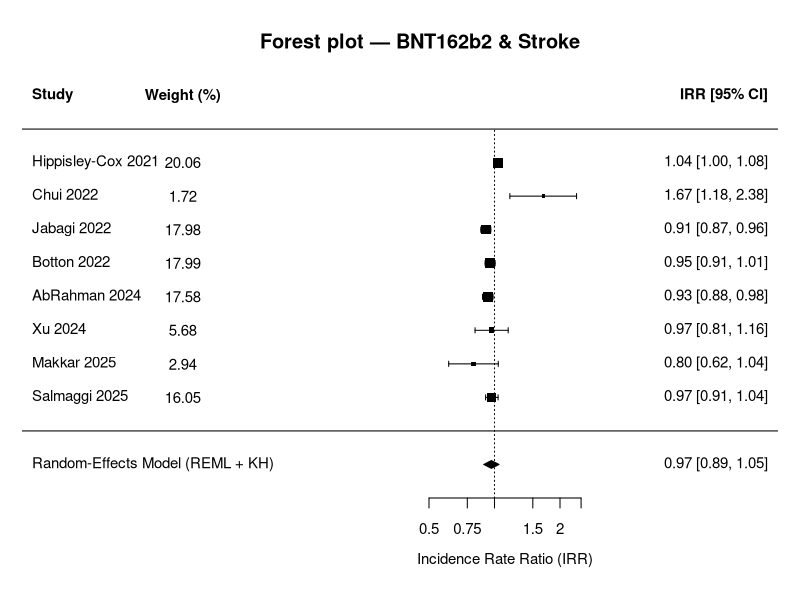
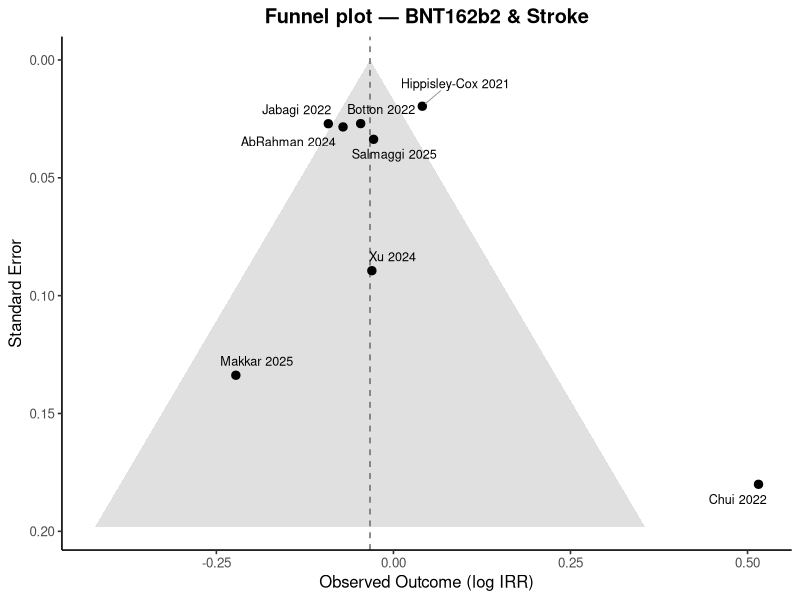
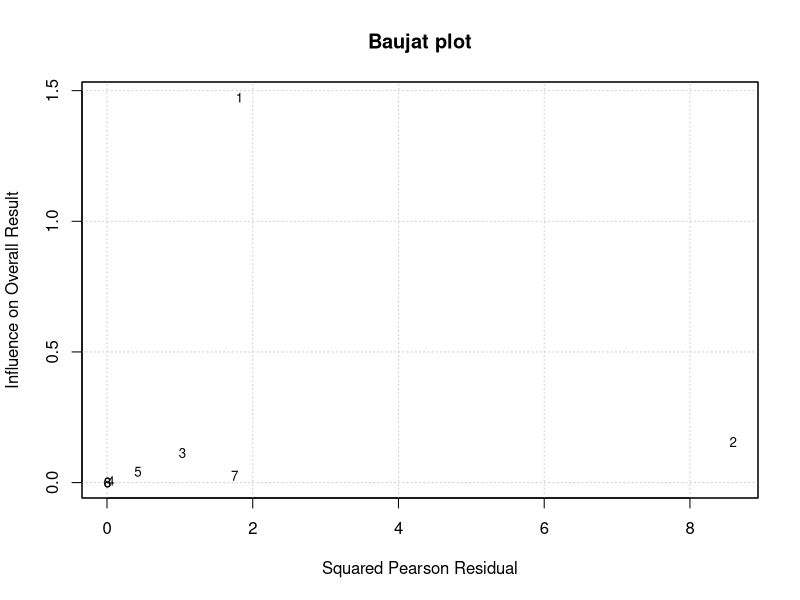

Source code (R) for these figures, in order:
## ============================================================
## Meta-analysis: BNT162b2 & Stroke Risk
## 8 SCCS studies | REML + Knapp-Hartung adjustment
##
## Citation:
##   Jang S, Pyo S, Kim EJ, Lee W, Kwon S-S.
##   Stroke risk following BNT162b2 vaccination: A systematic review
##   and meta-analysis of self-controlled case series studies.
##   Scientific Reports (submitted 2026).
##
## Repository: https://github.com/jseol0324/BNT162b2-SCCS-meta-analysis
## R version:  4.4.1
## metafor:    4.8.0
## Last updated: 2026-03-16
## ============================================================
## Included studies (chronological):
##   1. Hippisley-Cox et al. 2021 (UK)
##   2. Chui et al. 2022          (Hong Kong)
##   3. Jabagi et al. 2022        (France, ≥75y)
##   4. Botton et al. 2022        (France, 18-74y)
##   5. Ab Rahman et al. 2024     (Malaysia)
##   6. Xu et al. 2024            (USA)
##   7. Makkar et al. 2025        (USA)
##   8. Salmaggi et al. 2025      (Italy)
## ============================================================


## ── 0) Packages ────────────────────────────────────────────
for (pkg in c("metafor", "ggplot2", "ggrepel")) {
  if (!requireNamespace(pkg, quietly = TRUE))
    install.packages(pkg, repos = "https://cloud.r-project.org")
}
library(metafor)
library(ggplot2)
library(ggrepel)


## ============================================================
## SECTION A: Within-study inverse-variance pooling
##
## Applied to studies that did not report a single combined IRR
## but provided stratum-specific estimates (by dose / outcome
## subtype). Pooling is performed on the log scale.
## ============================================================

iv_pool <- function(IRR, LCL, UCL) {
  yi_vec <- log(IRR)
  se_vec <- (log(UCL) - log(LCL)) / (2 * 1.96)
  vi_vec <- se_vec^2
  w      <- 1 / vi_vec
  yi_p   <- sum(w * yi_vec) / sum(w)
  se_p   <- sqrt(1 / sum(w))
  list(IRR = exp(yi_p),
       LCL = exp(yi_p - 1.96 * se_p),
       UCL = exp(yi_p + 1.96 * se_p),
       yi  = yi_p,
       sei = se_p)
}

## A-1) Jabagi 2022 ------------------------------------------
## Source: JAMA 2022, Table 2 — BNT162b2, ≥75y
## IS Dose1 1-14d: 0.90 (0.84-0.98) | IS Dose2 1-14d: 0.92 (0.84-1.02)
## HS Dose1 1-14d: 0.90 (0.78-1.04) | HS Dose2 1-14d: 0.97 (0.81-1.15)
jabagi_pool <- iv_pool(
  IRR = c(0.90, 0.92, 0.90, 0.97),
  LCL = c(0.84, 0.84, 0.78, 0.81),
  UCL = c(0.98, 1.02, 1.04, 1.15)
)
cat(sprintf("[Jabagi 2022]   IRR=%.4f [%.4f, %.4f]  log(IRR)=%.5f  SE=%.5f\n",
            jabagi_pool$IRR, jabagi_pool$LCL, jabagi_pool$UCL,
            jabagi_pool$yi, jabagi_pool$sei))

## A-2) Botton 2022 ------------------------------------------
## Source: Ann Intern Med 2022, Table 3 — Pfizer-BioNTech, 18-74y
## IS: Dose1(Wk1=0.84,Wk2=0.95), Dose2(Wk1=0.93,Wk2=1.09)
## HS: Dose1(Wk1=0.97,Wk2=1.07), Dose2(Wk1=0.98,Wk2=0.86)
botton_pool <- iv_pool(
  IRR = c(0.84, 0.95, 0.93, 1.09, 0.97, 1.07, 0.98, 0.86),
  LCL = c(0.74, 0.85, 0.81, 0.96, 0.80, 0.88, 0.77, 0.67),
  UCL = c(0.94, 1.06, 1.06, 1.23, 1.19, 1.30, 1.25, 1.11)
)
cat(sprintf("[Botton 2022]   IRR=%.4f [%.4f, %.4f]  log(IRR)=%.5f  SE=%.5f\n",
            botton_pool$IRR, botton_pool$LCL, botton_pool$UCL,
            botton_pool$yi, botton_pool$sei))

## A-3) Makkar 2025 ------------------------------------------
## Source: J Neurol Sci 2025, Table 3 — Robust SCCS, BNT162b2
## Dose1-4 x 1-14d/15-28d; age ≥16
makkar_pool <- iv_pool(
  IRR = c(0.723, 0.870, 0.631, 0.814, 0.964, 0.833, 0.989, 1.136),
  LCL = c(0.360, 0.466, 0.237, 0.402, 0.339, 0.328, 0.001, 0.002),
  UCL = c(1.141, 1.358, 1.050, 1.297, 1.675, 1.582, 2.512, 2.898)
)
cat(sprintf("[Makkar 2025]   IRR=%.4f [%.4f, %.4f]  log(IRR)=%.5f  SE=%.5f\n",
            makkar_pool$IRR, makkar_pool$LCL, makkar_pool$UCL,
            makkar_pool$yi, makkar_pool$sei))

## A-4) Salmaggi 2025 ----------------------------------------
## Source: Neurol Sci 2025, Table 2 — BNT162b2, Italy (Lombardia), ≥12y
## IS: 0.98 (0.91-1.06) | HS: 0.95 (0.83-1.08)
## Note: reference period = pre-vaccination baseline (differs from other studies)
salmaggi_pool <- iv_pool(
  IRR = c(0.98, 0.95),
  LCL = c(0.91, 0.83),
  UCL = c(1.06, 1.08)
)
cat(sprintf("[Salmaggi 2025] IRR=%.4f [%.4f, %.4f]  log(IRR)=%.5f  SE=%.5f\n\n",
            salmaggi_pool$IRR, salmaggi_pool$LCL, salmaggi_pool$UCL,
            salmaggi_pool$yi, salmaggi_pool$sei))


## ============================================================
## SECTION B: Dataset
## ============================================================

dat2 <- data.frame(
  study = c("Hippisley-Cox 2021",
            "Chui 2022",      "Jabagi 2022",   "Botton 2022",
            "AbRahman 2024",  "Xu 2024",
            "Makkar 2025",    "Salmaggi 2025"),

  IRR   = c(1.04162890,
            1.67447740, jabagi_pool$IRR,  botton_pool$IRR,
            0.93130640, 0.97000000,
            makkar_pool$IRR, salmaggi_pool$IRR),

  SE    = c(0.01963612,
            0.18003846, jabagi_pool$sei, botton_pool$sei,
            0.02841848, 0.08940900,
            makkar_pool$sei, salmaggi_pool$sei),

  events = c(6439, 117, 17014, 28717, 74700, 1057, 119275, NA),

  continent = c("Europe", "Asia", "Europe", "Europe",
                "Asia", "North America", "North America", "Europe"),

  window_days = c(28, 27, 14, 21, 21, 42, 28, 28),

  risk_window = c(">21d", ">21d", "<=21d", "<=21d",
                  "<=21d", ">21d", ">21d", ">21d"),

  ## primary = doses 1-2 only; booster = includes dose >=3
  dose = c("primary", "primary", "primary", "primary",
           "booster", "booster", "booster", "booster"),

  sccs_method = c("Standard", "Modified", "Modified", "Modified",
                  "Standard", "Modified", "Robust",   "Modified"),

  sccs_bin = c("Standard",     "Non-standard", "Non-standard", "Non-standard",
               "Standard",     "Non-standard", "Non-standard", "Non-standard"),

  ## Both = IS+HS combined, IS = ischemic only, HS = hemorrhagic only
  outcome_type = c("Both", "HS", "Both", "Both",
                   "Both", "IS", "IS",   "Both"),

  year = c(2021, 2022, 2022, 2022, 2024, 2024, 2025, 2025),

  ## Post-vax = post-vaccination control; Mixed = pre+post; Pre-vax = pre-vaccination only
  baseline_type = c("Post-vax", "Post-vax", "Mixed",    "Mixed",
                    "Post-vax", "Post-vax", "Post-vax", "Pre-vax"),

  min_age = c(16, 16, 75, 18, 18, 12, 16, 12),

  stringsAsFactors = FALSE
)

## Derived variables
dat2$yi <- log(dat2$IRR)
dat2$vi <- dat2$SE^2

## Age group variables
## Adult_only (≥18):           Jabagi(75), Botton(18), AbRahman(18)  k=3
## Includes_adolescents (<18): HC(16), Chui(16), Xu(12), Makkar(16), Salmaggi(12) k=5
dat2$age_group <- factor(
  ifelse(dat2$min_age < 18, "Includes_adolescents", "Adult_only"),
  levels = c("Adult_only", "Includes_adolescents"))

dat2$elderly_only <- factor(
  ifelse(dat2$min_age >= 75, "Elderly_only", "Non-elderly"),
  levels = c("Non-elderly", "Elderly_only"))

## Factor conversions
dat2$continent_bin <- factor(
  ifelse(dat2$continent == "Asia", "Asia", "Non-Asia"),
  levels = c("Asia", "Non-Asia"))
dat2$risk_window   <- factor(dat2$risk_window,  levels = c("<=21d", ">21d"))
dat2$dose          <- factor(dat2$dose,         levels = c("primary", "booster"))
dat2$sccs_method   <- factor(dat2$sccs_method,
                             levels = c("Standard", "Partial", "Modified", "Robust"))
dat2$sccs_bin      <- factor(dat2$sccs_bin,     levels = c("Standard", "Non-standard"))
dat2$outcome_type  <- factor(dat2$outcome_type, levels = c("Both", "IS", "HS"))
dat2$baseline_type <- factor(dat2$baseline_type,levels = c("Post-vax", "Mixed", "Pre-vax"))

cat("=== Cross-tab checks ===\n")
print(table(dat2$continent_bin,  useNA = "ifany"))
print(table(dat2$risk_window,    useNA = "ifany"))
print(table(dat2$dose,           useNA = "ifany"))
print(table(dat2$sccs_method,    useNA = "ifany"))
print(table(dat2$sccs_bin,       useNA = "ifany"))
print(table(dat2$outcome_type,   useNA = "ifany"))
print(table(dat2$baseline_type,  useNA = "ifany"))
print(table(dat2$age_group,      useNA = "ifany"))
print(table(dat2$elderly_only,   useNA = "ifany"))


## ============================================================
## SECTION C: Primary meta-analysis
## ============================================================

m <- rma.uni(yi = dat2$yi, vi = dat2$vi,
             method = "REML", test = "knha", slab = dat2$study)
cat("\n=== Primary meta-analysis (k=8, REML+KH) ===\n")
print(summary(m))

tau2_show <- as.numeric(m$tau2)
I2_show   <- as.numeric(m$I2)
cat(sprintf("\n[Pooled] IRR=%.3f [%.3f, %.3f] | I2=%.1f%% | tau2=%.4f\n",
            exp(as.numeric(m$b)), exp(m$ci.lb), exp(m$ci.ub),
            I2_show, tau2_show))

## Study-level + pooled summary table
LCL_i <- exp(dat2$yi - 1.96 * dat2$SE)
UCL_i <- exp(dat2$yi + 1.96 * dat2$SE)
wi_   <- 1 / (dat2$vi + tau2_show)
wt_   <- round(100 * wi_ / sum(wi_), 2)
wt_[which.max(wt_)] <- wt_[which.max(wt_)] + (100 - sum(wt_))

tab_main <- data.frame(
  Study  = c(as.character(dat2$study), "Pooled (REML+KH)"),
  Events = c(dat2$events, sum(dat2$events, na.rm = TRUE)),
  IRR    = round(c(dat2$IRR,        exp(as.numeric(m$b))), 3),
  LCL    = round(c(LCL_i,           exp(m$ci.lb)),         3),
  UCL    = round(c(UCL_i,           exp(m$ci.ub)),         3),
  Weight = c(paste0(wt_, "%"), "—"),
  stringsAsFactors = FALSE
)
cat("\n=== Study-level + pooled results ===\n")
print(tab_main, row.names = FALSE)


## ============================================================
## SECTION D: Forest plot
## ============================================================

metafor::forest(m,
                atransf  = exp,
                at       = log(c(0.5, 0.75, 1.0, 1.5, 2.0, 2.5)),
                xlim     = c(-5.0, 3.0),
                xlab     = "Incidence Rate Ratio (IRR)",
                header   = c("Study", "IRR [95% CI]"),
                ilab     = cbind(formatC(wt_, format = "f", digits = 2)),
                ilab.xpos = c(-3.3),
                ilab.lab  = c("Weight (%)"),
                refline  = 0,
                mlab     = "Random-Effects Model (REML + KH)",
                cex      = 0.9)
title("Forest plot — BNT162b2 & Stroke")


## ============================================================
## SECTION E: Leave-one-out analysis
## ============================================================

loo <- leave1out(m)
loo_tab <- data.frame(
  study      = m$slab,
  IRR_loo    = round(exp(as.numeric(loo$estimate)), 3),
  LCL_loo    = round(exp(as.numeric(loo$ci.lb)),    3),
  UCL_loo    = round(exp(as.numeric(loo$ci.ub)),    3),
  I2_loo     = round(as.numeric(loo$I2),   1),
  tau2_loo   = round(as.numeric(loo$tau2), 4),
  delta_I2   = round(as.numeric(loo$I2)   - I2_show,   1),
  delta_tau2 = round(as.numeric(loo$tau2) - tau2_show, 4)
)
cat("\n=== Leave-one-out analysis ===\n")
print(loo_tab, row.names = FALSE)


## ============================================================
## SECTION F: Subgroup analyses
## ============================================================

## F-0a) Safe rma wrapper (fallback estimation methods)
safe_rma <- function(yi, vi, slab) {
  for (meth in c("REML", "ML", "DL")) {
    kh  <- (meth != "DL")
    fit <- tryCatch(
      rma.uni(yi = yi, vi = vi, method = meth,
              test = if (kh) "knha" else "z",
              slab = slab),
      error   = function(e) NULL,
      warning = function(w) NULL
    )
    if (!is.null(fit)) { attr(fit, "method_used") <- meth; return(fit) }
  }
  stop("All estimation methods failed (k=", length(yi), ")")
}

## F-0b) Two-level subgroup helper
subgroup_2lvl <- function(data, var, label) {
  lv  <- levels(data[[var]])
  mod <- tryCatch(
    rma.uni(yi = data$yi, vi = data$vi,
            mods = ~data[[var]], method = "REML", test = "knha"),
    error = function(e) NULL, warning = function(w) NULL)
  QM  <- if (!is.null(mod)) round(as.numeric(mod$QM),  3) else NA_real_
  QMp <- if (!is.null(mod)) signif(as.numeric(mod$QMp), 3) else NA_real_

  rows <- lapply(lv, function(g) {
    idx <- which(data[[var]] == g)
    k_g <- length(idx)
    if (k_g < 2) {
      return(data.frame(
        Subgroup = label, Group = g, k = k_g,
        IRR  = round(data$IRR[idx], 3),
        LCL  = round(exp(data$yi[idx] - 1.96 * data$SE[idx]), 3),
        UCL  = round(exp(data$yi[idx] + 1.96 * data$SE[idx]), 3),
        I2 = NA_real_, tau2 = NA_real_,
        Qbetween = QM, p = QMp,
        note = "k=1; single study", stringsAsFactors = FALSE))
    }
    fit  <- safe_rma(data$yi[idx], data$vi[idx], data$study[idx])
    used <- attr(fit, "method_used")
    data.frame(
      Subgroup = label, Group = g, k = fit$k,
      IRR  = round(exp(as.numeric(fit$b)), 3),
      LCL  = round(exp(fit$ci.lb),         3),
      UCL  = round(exp(fit$ci.ub),         3),
      I2   = round(as.numeric(fit$I2),     1),
      tau2 = round(as.numeric(fit$tau2),   4),
      Qbetween = QM, p = QMp,
      note = if (used != "REML") paste0("fallback: ", used) else "",
      stringsAsFactors = FALSE)
  })
  do.call(rbind, rows)
}

## F-1) Pre-specified subgroups
tab_continent <- subgroup_2lvl(dat2, "continent_bin", "Continent (Asia vs Non-Asia)")
tab_risk      <- subgroup_2lvl(dat2, "risk_window",   "Risk window (<=21d vs >21d)")
tab_dose      <- subgroup_2lvl(dat2, "dose",          "Dose (Primary vs Booster)")
tab_sccs      <- subgroup_2lvl(dat2, "sccs_bin",      "SCCS method (Standard vs Non-standard)")
tab_age       <- subgroup_2lvl(dat2, "age_group",     "Age group (Adult-only [>=18] vs Includes adolescents [<18])")
tab_elderly   <- subgroup_2lvl(dat2, "elderly_only",  "Elderly-only (>=75 [Jabagi] vs Non-elderly)")

## F-2) Outcome subtype (descriptive — groups not mutually exclusive)
idx_IS <- which(dat2$outcome_type %in% c("Both", "IS"))
idx_HS <- which(dat2$outcome_type %in% c("Both", "HS"))
fit_IS <- safe_rma(dat2$yi[idx_IS], dat2$vi[idx_IS], dat2$study[idx_IS])
fit_HS <- safe_rma(dat2$yi[idx_HS], dat2$vi[idx_HS], dat2$study[idx_HS])
tab_outcome <- data.frame(
  Subgroup = rep("Outcome subtype (descriptive only)", 2),
  Group    = c(paste0("Includes IS (k=", fit_IS$k, ")"),
               paste0("Includes HS (k=", fit_HS$k, ")")),
  k        = c(fit_IS$k,  fit_HS$k),
  IRR      = round(c(exp(as.numeric(fit_IS$b)), exp(as.numeric(fit_HS$b))), 3),
  LCL      = round(c(exp(fit_IS$ci.lb), exp(fit_HS$ci.lb)), 3),
  UCL      = round(c(exp(fit_IS$ci.ub), exp(fit_HS$ci.ub)), 3),
  I2       = round(c(as.numeric(fit_IS$I2),  as.numeric(fit_HS$I2)),  1),
  tau2     = round(c(as.numeric(fit_IS$tau2), as.numeric(fit_HS$tau2)), 4),
  Qbetween = c(NA, NA), p = c(NA, NA),
  note     = rep("Non-mutually exclusive; no between-group comparison", 2),
  stringsAsFactors = FALSE)

## F-3) Baseline period type (descriptive)
baseline_rows <- lapply(levels(dat2$baseline_type), function(g) {
  idx <- which(dat2$baseline_type == g)
  k_g <- length(idx)
  if (k_g < 2) {
    return(data.frame(
      Subgroup = "Baseline type (descriptive only)", Group = g, k = k_g,
      IRR  = round(dat2$IRR[idx], 3),
      LCL  = round(LCL_i[idx],   3),
      UCL  = round(UCL_i[idx],   3),
      I2 = NA_real_, tau2 = NA_real_,
      Qbetween = NA_real_, p = NA_real_,
      note = "k=1; single study", stringsAsFactors = FALSE))
  }
  fit  <- safe_rma(dat2$yi[idx], dat2$vi[idx], dat2$study[idx])
  used <- attr(fit, "method_used")
  data.frame(
    Subgroup = "Baseline type (descriptive only)", Group = g, k = fit$k,
    IRR  = round(exp(as.numeric(fit$b)), 3),
    LCL  = round(exp(fit$ci.lb),         3),
    UCL  = round(exp(fit$ci.ub),         3),
    I2   = round(as.numeric(fit$I2),     1),
    tau2 = round(as.numeric(fit$tau2),   4),
    Qbetween = NA_real_, p = NA_real_,
    note = if (used != "REML")
             paste0("fallback: ", used, "; descriptive only")
           else "Descriptive only; no between-group comparison",
    stringsAsFactors = FALSE)
})
tab_baseline <- do.call(rbind, baseline_rows)

tab_subgroups <- rbind(tab_continent, tab_risk, tab_dose, tab_sccs,
                       tab_age, tab_elderly, tab_outcome, tab_baseline)

cat("\n=== Subgroup analyses ===\n")
print(tab_subgroups, row.names = FALSE)


## ============================================================
## SECTION G: Meta-regression
## ============================================================

m0 <- m

print_mreg <- function(fit, name) {
  if (inherits(fit, "try-error")) {
    cat(sprintf("\n[Meta-reg: %s] Model fitting failed\n", name))
    return(invisible(NULL))
  }
  pR2 <- if (!is.na(m0$tau2) && m0$tau2 > 0)
    round(max(0, (m0$tau2 - as.numeric(fit$tau2)) / m0$tau2) * 100, 1) else NA
  cat(sprintf(
    "\n[Meta-reg: %s]\n  QM(df=%d)=%.3f, p=%.4f | tau2=%.4f | pseudo-R2=%.1f%%\n",
    name, fit$QMdf[2], fit$QM, fit$QMp, as.numeric(fit$tau2), pR2))
}

m_cont <- try(rma.uni(yi=dat2$yi, vi=dat2$vi, mods=~continent_bin,
                      method="REML", test="knha", data=dat2), silent=TRUE)
m_rw   <- try(rma.uni(yi=dat2$yi, vi=dat2$vi, mods=~risk_window,
                      method="REML", test="knha", data=dat2), silent=TRUE)
m_dose <- try(rma.uni(yi=dat2$yi, vi=dat2$vi, mods=~dose,
                      method="REML", test="knha", data=dat2), silent=TRUE)
m_sccs <- try(rma.uni(yi=dat2$yi, vi=dat2$vi, mods=~sccs_bin,
                      method="REML", test="knha", data=dat2), silent=TRUE)
m_win  <- try(rma.uni(yi=dat2$yi, vi=dat2$vi, mods=~window_days,
                      method="REML", test="knha", data=dat2), silent=TRUE)
m_base <- try(rma.uni(yi=dat2$yi, vi=dat2$vi, mods=~baseline_type,
                      method="REML", test="knha", data=dat2), silent=TRUE)
m_age_cont <- try(rma.uni(yi=dat2$yi, vi=dat2$vi, mods=~min_age,
                          method="REML", test="knha", data=dat2), silent=TRUE)
m_age_grp  <- try(rma.uni(yi=dat2$yi, vi=dat2$vi, mods=~age_group,
                          method="REML", test="knha", data=dat2), silent=TRUE)

print_mreg(m_cont,     "Continent (Asia vs Non-Asia)")
print_mreg(m_rw,       "Risk window (<=21d vs >21d)")
print_mreg(m_dose,     "Dose (Primary vs Booster)")
print_mreg(m_sccs,     "SCCS method (Standard vs Non-standard)")
print_mreg(m_win,      "Window days (continuous)")
print_mreg(m_base,     "Baseline type (Post-vax vs Mixed vs Pre-vax)")
print_mreg(m_age_cont, "Min inclusion age (continuous)")
print_mreg(m_age_grp,  "Age group (Adult-only vs Includes adolescents)")


## ============================================================
## SECTION H: Sensitivity analyses
## ============================================================

sens_run <- function(idx, label) {
  k_s  <- length(idx)
  fit  <- safe_rma(dat2$yi[idx], dat2$vi[idx], dat2$study[idx])
  used <- attr(fit, "method_used")
  note <- if (used != "REML") sprintf(" [fallback: %s]", used) else ""
  cat(sprintf("%-65s k=%d  IRR=%.3f [%.3f, %.3f]  I2=%.1f%%%s\n",
              label, k_s,
              exp(as.numeric(fit$b)),
              exp(fit$ci.lb), exp(fit$ci.ub),
              as.numeric(fit$I2), note))
  invisible(fit)
}

cat("\n=== Sensitivity analyses ===\n")

## (i)   Exclude Hippisley-Cox (influential study)
m_noHC   <- sens_run(which(dat2$study != "Hippisley-Cox 2021"),
                     "[Sens i]    Exclude Hippisley-Cox")
## (ii)  Standard SCCS only
m_std    <- sens_run(which(dat2$sccs_bin == "Standard"),
                     "[Sens ii]   Standard SCCS only")
## (iii) Non-standard SCCS only
m_nonstd <- sens_run(which(dat2$sccs_bin == "Non-standard"),
                     "[Sens iii]  Non-standard SCCS only")
## (iv)  Studies including booster doses
m_boost  <- sens_run(which(dat2$dose == "booster"),
                     "[Sens iv]   Booster only")
## (v)   Risk window <=21d only
m_short  <- sens_run(which(dat2$risk_window == "<=21d"),
                     "[Sens v]    Risk window <=21d only")
## (vi)  Exclude Salmaggi (pre-vaccination baseline)
m_noSal  <- sens_run(which(dat2$study != "Salmaggi 2025"),
                     "[Sens vi]   Exclude Salmaggi (pre-vax baseline)")


## ============================================================
## SECTION I: Publication bias
## ============================================================

cat("\n=== Egger's test ===\n")
cat("Note: k=8; statistical power is limited (recommended k>=10)\n")
egg <- regtest(m, model = "lm")
print(egg)

## Funnel plot (ggplot2)
se_seq <- seq(0, max(dat2$SE) * 1.1, length.out = 100)
mu_hat <- as.numeric(m$b)
df_tri <- data.frame(
  se = c(se_seq, rev(se_seq)),
  x  = c(mu_hat - 1.96 * se_seq, rev(mu_hat + 1.96 * se_seq)))
df_pts <- data.frame(
  x     = dat2$yi,
  se    = dat2$SE,
  label = dat2$study)

ggplot() +
  geom_polygon(data = df_tri, aes(x = x, y = se),
               fill = "grey88", colour = NA) +
  geom_vline(xintercept = mu_hat, linetype = "dashed", colour = "grey40") +
  geom_point(data = df_pts, aes(x = x, y = se), size = 2.5) +
  geom_text_repel(data = df_pts, aes(x = x, y = se, label = label),
                  size = 3.2, max.overlaps = 20,
                  box.padding = 0.4, point.padding = 0.3,
                  segment.colour = "grey60", segment.size = 0.35) +
  scale_y_reverse(name = "Standard Error") +
  scale_x_continuous(name = "Observed Outcome (log IRR)") +
  ggtitle("Funnel plot — BNT162b2 & Stroke") +
  theme_classic(base_size = 12) +
  theme(plot.title = element_text(hjust = 0.5, face = "bold"))


## ============================================================
## SECTION J: Influence diagnostics
## ============================================================

inf <- influence(m)
cat("\n=== Influence diagnostics ===\n")
print(inf)
baujat(m, main = "Baujat plot")


## ============================================================
## SECTION K: Save outputs
## ============================================================

## Set output directory (edit as needed)
out_dir <- "output"
dir.create(out_dir, showWarnings = FALSE, recursive = TRUE)

write.csv(tab_main,      file.path(out_dir, "Table_Main.csv"),      row.names = FALSE)
write.csv(tab_subgroups, file.path(out_dir, "Table_Subgroups.csv"), row.names = FALSE)
write.csv(loo_tab,       file.path(out_dir, "Table_LOO.csv"),       row.names = FALSE)

cat("\n=== Analysis complete (k=8) ===\n")
cat(sprintf("Output saved to: %s/\n", out_dir))
